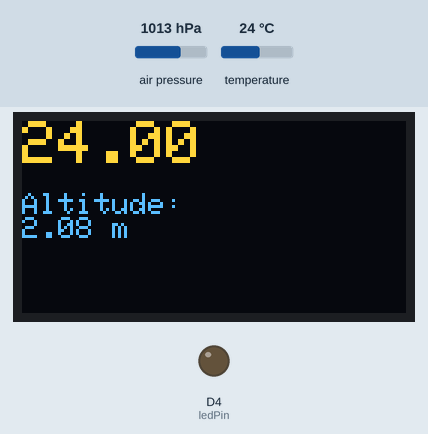
A program run on a simulated ESP8266 (Wemos D1 mini). Shown: 128×64 one-colour display, output pins drawn as LEDs (lit = HIGH). The inputs (shaded band) are chosen by the test bench; at power-on: air pressure 1013 hPa, temperature 24 °C. The OLED is the two-colour kind (top 16 rows yellow); the display library's start-up logo is not drawn.

Above: at 3.2 s.
3.3 s: air pressure set to 952 hPa
At 5.3 s:
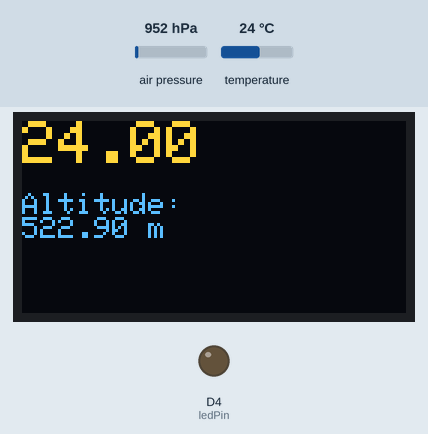
6.0 s: temperature set to 12 °C
At 6.8 s:
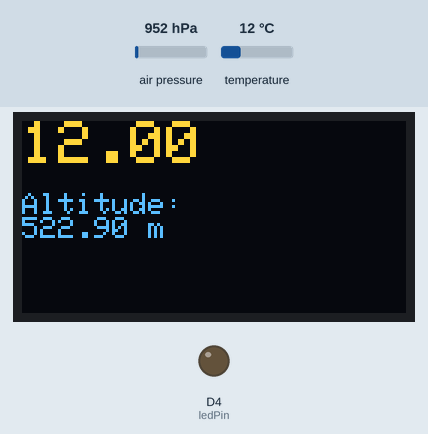
8.7 s: air pressure set to 975 hPa
At 11.0 s:
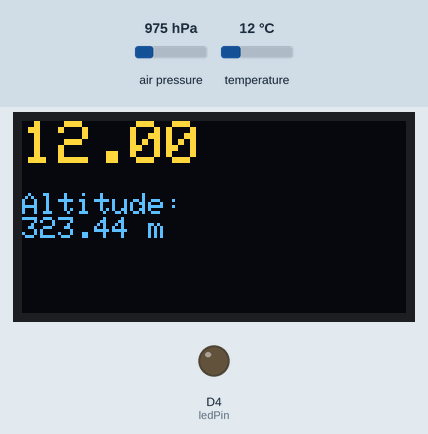
11.7 s: temperature set to 19 °C
At 13.7 s:
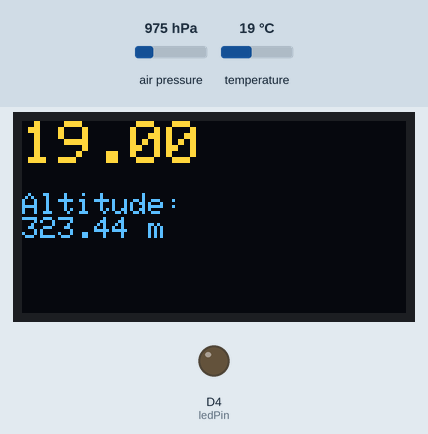
Timing chart, 0 to 15.2 s (numbered marks = the images above; inputs shaded):
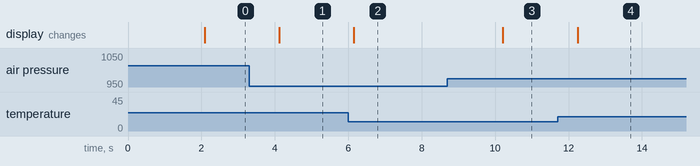

The program:

main.cpp
```cpp
#include <SPI.h>
#include <Wire.h>
#include <Arduino.h>
#include <Adafruit_BMP085.h>
#include <Adafruit_SSD1306.h>

const int buttonPin = D3;
const int ledPin = BUILTIN_LED;
int buttonState = 0;

Adafruit_BMP085 bmp;
#define OLED_RESET 0 // GPIO0
Adafruit_SSD1306 display(OLED_RESET);

void setup()
{
  Serial.begin(9600);
  if (!bmp.begin())
  {
    Serial.println("Could not find a valid BMP085 sensor, check wiring!");
    while (1)
    {
    }
  }

  // by default, we'll generate the high voltage from the 3.3v line internally! (neat!)
  display.begin(SSD1306_SWITCHCAPVCC, 0x3C); // initialize with the I2C addr 0x3C (for the 64x48)
  // init done
  display.display();
  delay(2000);
  display.clearDisplay();
  display.setTextColor(WHITE);

  pinMode(buttonPin, INPUT);
  pinMode(ledPin, OUTPUT);

  digitalWrite(ledPin, buttonState);
}

void displayEnvironment()
{
  display.setCursor(0, 0);
  display.clearDisplay();
  display.setTextSize(2);
  display.print(bmp.readTemperature());
  display.println("");
  display.setTextSize(1);
  display.println("");
  display.println("Altitude: ");
  display.print(bmp.readAltitude());
  display.println(" m");
  display.display();
  delay(2000);
}

void loop()
{
  displayEnvironment();
  digitalWrite(ledPin, digitalRead(buttonPin));
}
```

Measured:
- after the input at 3.3 s, the display: changes after 0.82 s (image 1)
- after the input at 6.0 s, the display: changes after 0.15 s (image 2)
- after the input at 8.7 s, the display: changes after 1.5 s (image 3)
- after the input at 11.7 s, the display: changes after 0.55 s (image 4)
